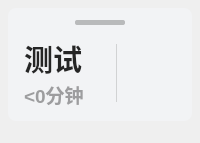
<?xml version="1.0" encoding="UTF-8"?>
<ui version="4.0">
 <class>Form</class>
 <widget class="QWidget" name="Form">
  <property name="geometry">
   <rect>
    <x>0</x>
    <y>0</y>
    <width>200</width>
    <height>143</height>
   </rect>
  </property>
  <property name="minimumSize">
   <size>
    <width>200</width>
    <height>0</height>
   </size>
  </property>
  <property name="windowTitle">
   <string>Form</string>
  </property>
  <layout class="QVBoxLayout" name="verticalLayout">
   <property name="leftMargin">
    <number>8</number>
   </property>
   <property name="topMargin">
    <number>8</number>
   </property>
   <property name="rightMargin">
    <number>8</number>
   </property>
   <property name="bottomMargin">
    <number>22</number>
   </property>
   <item>
    <widget class="QFrame" name="backgnd">
     <property name="styleSheet">
      <string notr="true">background-color: rgba(242, 243, 245, 255);
border-radius: 8px</string>
     </property>
     <property name="frameShape">
      <enum>QFrame::StyledPanel</enum>
     </property>
     <property name="frameShadow">
      <enum>QFrame::Raised</enum>
     </property>
     <layout class="QVBoxLayout" name="verticalLayout_3">
      <property name="spacing">
       <number>4</number>
      </property>
      <property name="leftMargin">
       <number>16</number>
      </property>
      <property name="topMargin">
       <number>4</number>
      </property>
      <property name="rightMargin">
       <number>16</number>
      </property>
      <property name="bottomMargin">
       <number>10</number>
      </property>
      <item>
       <layout class="QVBoxLayout" name="verticalLayout_2">
        <item>
         <layout class="QHBoxLayout" name="horizontalLayout_2">
          <item>
           <spacer name="horizontalSpacer_2">
            <property name="orientation">
             <enum>Qt::Horizontal</enum>
            </property>
            <property name="sizeType">
             <enum>QSizePolicy::Maximum</enum>
            </property>
            <property name="sizeHint" stdset="0">
             <size>
              <width>40</width>
              <height>20</height>
             </size>
            </property>
           </spacer>
          </item>
          <item>
           <widget class="QLabel" name="label">
            <property name="sizePolicy">
             <sizepolicy hsizetype="Preferred" vsizetype="Fixed">
              <horstretch>0</horstretch>
              <verstretch>0</verstretch>
             </sizepolicy>
            </property>
            <property name="maximumSize">
             <size>
              <width>50</width>
              <height>5</height>
             </size>
            </property>
            <property name="styleSheet">
             <string notr="true">background-color:#503D3D3D;
border-radius: 2px</string>
            </property>
           </widget>
          </item>
          <item>
           <spacer name="horizontalSpacer">
            <property name="orientation">
             <enum>Qt::Horizontal</enum>
            </property>
            <property name="sizeType">
             <enum>QSizePolicy::Maximum</enum>
            </property>
            <property name="sizeHint" stdset="0">
             <size>
              <width>40</width>
              <height>20</height>
             </size>
            </property>
           </spacer>
          </item>
         </layout>
        </item>
        <item>
         <layout class="QHBoxLayout" name="horizontalLayout">
          <property name="spacing">
           <number>12</number>
          </property>
          <item>
           <layout class="QVBoxLayout" name="verticalLayout_4">
            <property name="spacing">
             <number>0</number>
            </property>
            <item>
             <widget class="QLabel" name="subject">
              <property name="font">
               <font>
                <family>Microsoft YaHei UI</family>
                <pointsize>22</pointsize>
                <weight>75</weight>
                <bold>true</bold>
               </font>
              </property>
              <property name="styleSheet">
               <string notr="true">color: rgba(37, 37, 37, 255);
font-weight: bold</string>
              </property>
              <property name="text">
               <string>测试</string>
              </property>
             </widget>
            </item>
            <item>
             <widget class="QLabel" name="activity_countdown">
              <property name="font">
               <font>
                <family>Microsoft YaHei UI</family>
                <pointsize>14</pointsize>
                <weight>75</weight>
                <bold>true</bold>
               </font>
              </property>
              <property name="styleSheet">
               <string notr="true">color: rgba(0, 0, 0, 90);
font-weight: bold;</string>
              </property>
              <property name="text">
               <string>&lt;0分钟</string>
              </property>
             </widget>
            </item>
           </layout>
          </item>
          <item>
           <widget class="ProgressRing" name="progressBar">
            <property name="sizePolicy">
             <sizepolicy hsizetype="Expanding" vsizetype="Expanding">
              <horstretch>0</horstretch>
              <verstretch>0</verstretch>
             </sizepolicy>
            </property>
            <property name="minimumSize">
             <size>
              <width>60</width>
              <height>60</height>
             </size>
            </property>
            <property name="maximumSize">
             <size>
              <width>60</width>
              <height>60</height>
             </size>
            </property>
            <property name="font">
             <font>
              <family>Microsoft YaHei</family>
              <pointsize>12</pointsize>
              <weight>75</weight>
              <bold>true</bold>
             </font>
            </property>
            <property name="styleSheet">
             <string notr="true">font-weight: bold;</string>
            </property>
            <property name="textVisible">
             <bool>true</bool>
            </property>
            <property name="format">
             <string>%p</string>
            </property>
            <property name="val">
             <double>0.000000000000000</double>
            </property>
            <property name="strokeWidth">
             <number>7</number>
            </property>
           </widget>
          </item>
         </layout>
        </item>
       </layout>
      </item>
     </layout>
    </widget>
   </item>
  </layout>
 </widget>
 <customwidgets>
  <customwidget>
   <class>ProgressBar</class>
   <extends>QProgressBar</extends>
   <header>qfluentwidgets</header>
  </customwidget>
  <customwidget>
   <class>ProgressRing</class>
   <extends>ProgressBar</extends>
   <header>qfluentwidgets</header>
  </customwidget>
 </customwidgets>
 <resources/>
 <connections/>
</ui>
